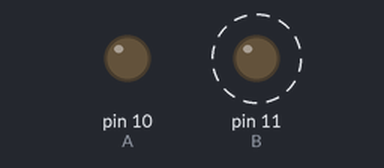
Bench run of a sketch on a simulated Arduino Uno, built with avr-gcc and run on an emulated ATmega328P. Shown: output pins drawn as LEDs (lit = HIGH). Dashed ring = blinking.

Above: at 0.5 s.
At 3.5 s:
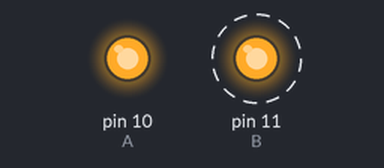
Timing chart, 0 to 5.2 s (numbered marks = the images above):
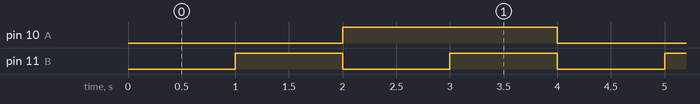

The sketch:

mh7400test.ino
```cpp
// (licence header left out)
/* MH7400
 *
 *      ---\/---
 *   A1 |01  14| Vcc
 *   B1 |02  13| A4
 *   Y1 |03  12| B4
 *   A2 |04  11| Y4
 *   B2 |05  10| A3
 *   Y2 |06  09| B3
 *  GND |07  08|Y3
 *      --------
 *
 * Connections:
 * Arduino D10 - A1
 * Arduino D11 - B1
 * Y1=NAND(A1,B1)
 * Y1 - A2
 * Y1 - B2
 * Y2=NOT(Y1) { or Y2=AND(A1,B1) }
 */

const int A=10;
const int B=11;

void setup() {
  pinMode(A,OUTPUT);
  pinMode(B,OUTPUT);
}

struct test {
  int A;
  int B;
} t[]={
  {0,0}, // AND=0, NAND=1
  {0,1}, // AND=0, NAND=1
  {1,0}, // AND=0, NAND=1
  {1,1}  // AND=1, NAND=0
};

void loop() {
  for(int i=0;i<4;i++) {
    digitalWrite(A,t[i].A);
    digitalWrite(B,t[i].B);
    delay(1000);
  }
}
```

Measured:
- by itself, pin 10 (A): alternates HIGH for 2.0 s and LOW for 2.0 s
- by itself, pin 11 (B): alternates HIGH for 1.0 s and LOW for 1.0 s
- by itself, everything shown: repeats every 4.0 s, in 4 steps
